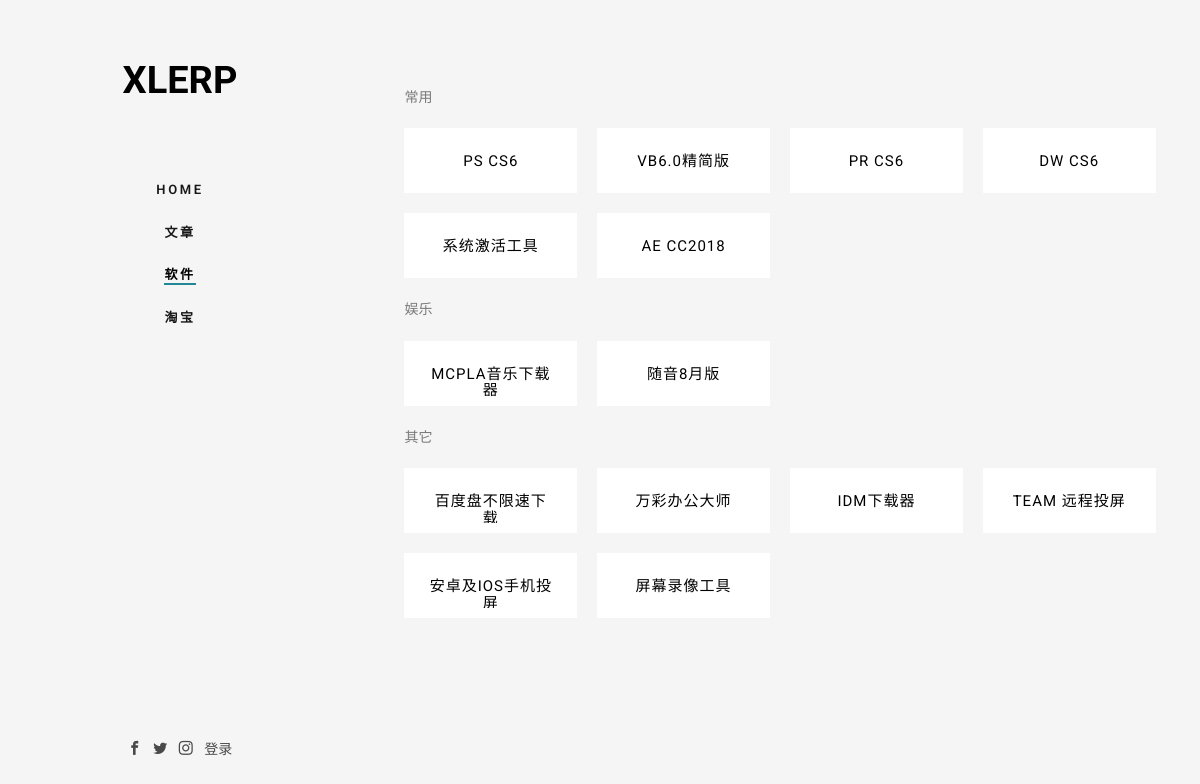
Before: /App/ with the older database file.
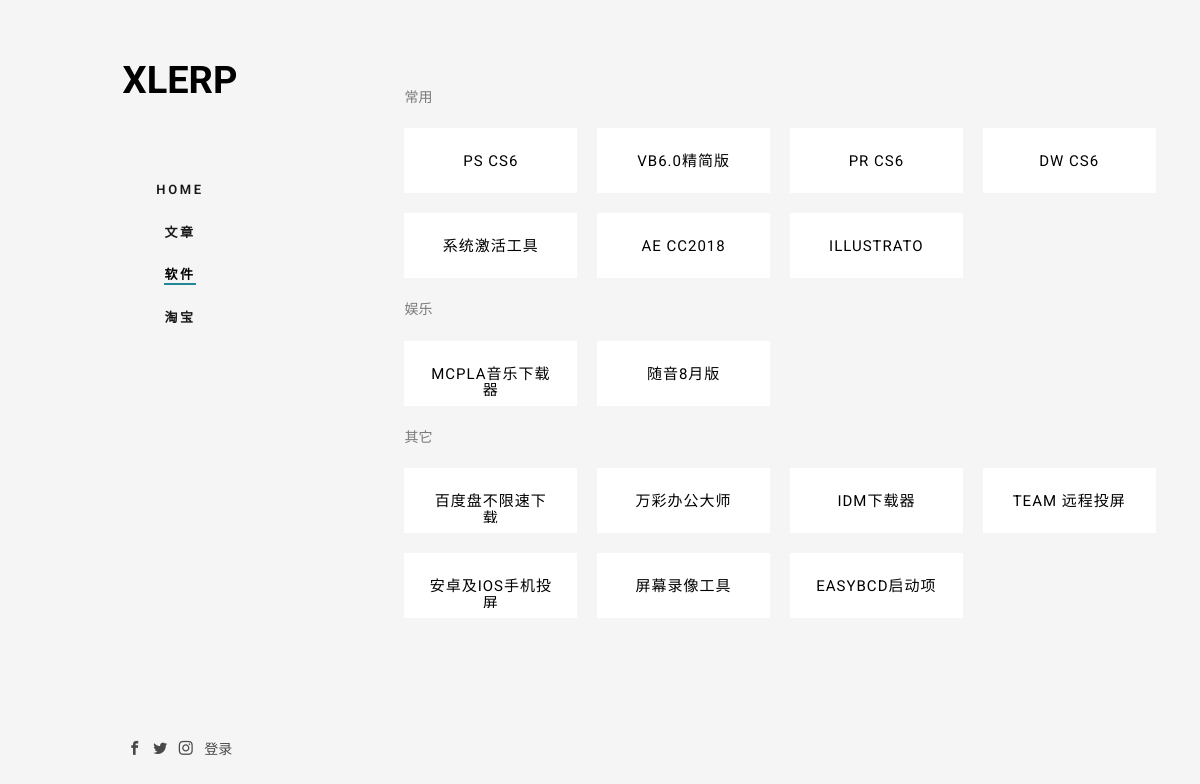
After: the same page with the newer database file.
### HomeApp/models.py (models this page shows, shortened)
class APPLIST(models.Model):
    GENDER_CHOICES = (
        (u'do1', u'常用'),
        (u'do2', u'娱乐'),
        (u'do3', u'其他'),
    )
    title = models.CharField(max_length=10,unique=True,verbose_name=u'标题')
    PANdomurl = models.CharField(max_length=300, verbose_name=u'文件地址')
    Appclass = models.CharField(max_length=30, verbose_name=u'类别', choices=GENDER_CHOICES)
    imgurl = models.CharField(max_length=300, null=True, blank=True,verbose_name=u'图片地址')
    star_time = models.DateTimeField(auto_now_add=True,verbose_name=u'创建日期')
    last_time = models.DateTimeField(auto_now=True,verbose_name=u'最后一次修改日期')
    isDelete = models.BooleanField(default=True,verbose_name=u'是否可用')
    class Meta:
        verbose_name_plural = "APP"

### HomeApp/views.py (the view)
# urls.py: path('App/', views.App, name='App'),
def App(request):
    context = {}
    context['applist'] = models.APPLIST.objects.all()
    context['activeApp'] = 'fh5co-active'
    return render(request,'App.html',context)

### templates/App.html
{% extends "home.html" %}
{% load staticfiles %}
{% block main %}
<div class="fh5co-narrow-content">
        <div class="row row-bottom-padded-md">
            <span class="col-md-12 col-padding animate-box " >常用</span>
            {% for i in applist %}
            {% if i.Appclass == 'do1' %}
            <div class="col-md-3 col-padding animate-box mianimate-box " data-animate-effect="fadeInLeft" >
                <div class="blog-entry">
                    <a href="{{ i.PANdomurl }}" target="_blank">
                        <div class="desc">
                            <h3 style="height:30px;    overflow: hidden; text-align: center;">
                                {{ i.title }}
                            </h3>
                        </div>
                    </a>
                </div>
            </div>
            {% endif %}
            {% endfor %}
            <span class="col-md-12 col-padding animate-box " >娱乐</span>
            {% for i in applist %}
            {% if i.Appclass == 'do2' %}
            <div class="col-md-3 col-padding animate-box mianimate-box " data-animate-effect="fadeInLeft" >
                <div class="blog-entry">
                    <a href="{{ i.PANdomurl }}" target="_blank">
                        <div class="desc">
                            <h3 style="height:30px;    overflow: hidden; text-align: center;">
                                {{ i.title }}
                            </h3>
                        </div>
                    </a>
                </div>
            </div>
            {% endif %}
            {% endfor %}
            <span class="col-md-12 col-padding animate-box " >其它</span>
            {% for i in applist %}
            {% if i.Appclass == 'do3' %}
            <div class="col-md-3 col-padding animate-box mianimate-box " data-animate-effect="fadeInLeft" >
                <div class="blog-entry">
                    <a href="{{ i.PANdomurl }}" target="_blank">
                        <div class="desc">
                            <h3 style="height:30px;    overflow: hidden; text-align: center;">
                                {{ i.title }}
                            </h3>
                        </div>
                    </a>
                </div>
            </div>
            {% endif %}
            {% endfor %}
        </div>
    </div>
{% endblock %}

Changed rows visible on the page:
added APPLIST: title "ILLUSTRATO", shown under "XLERP"
added APPLIST: title "EASYBCD启动项"
